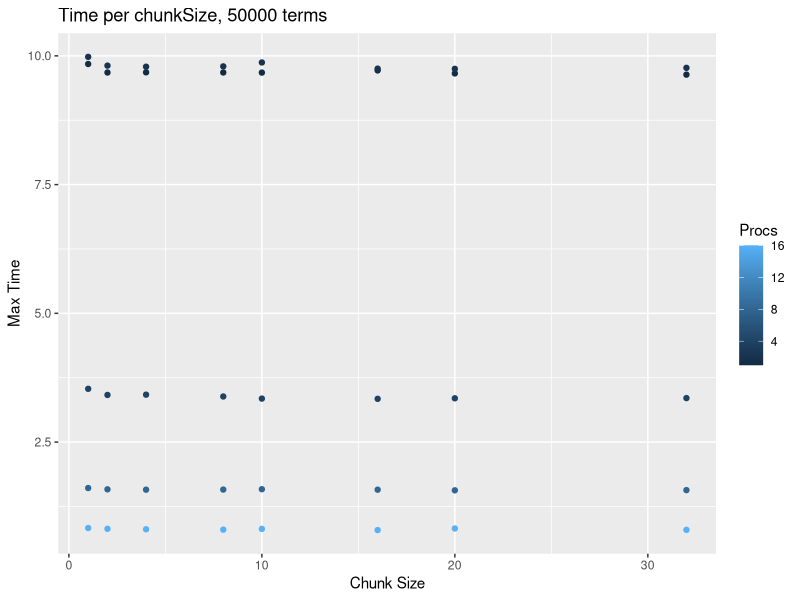
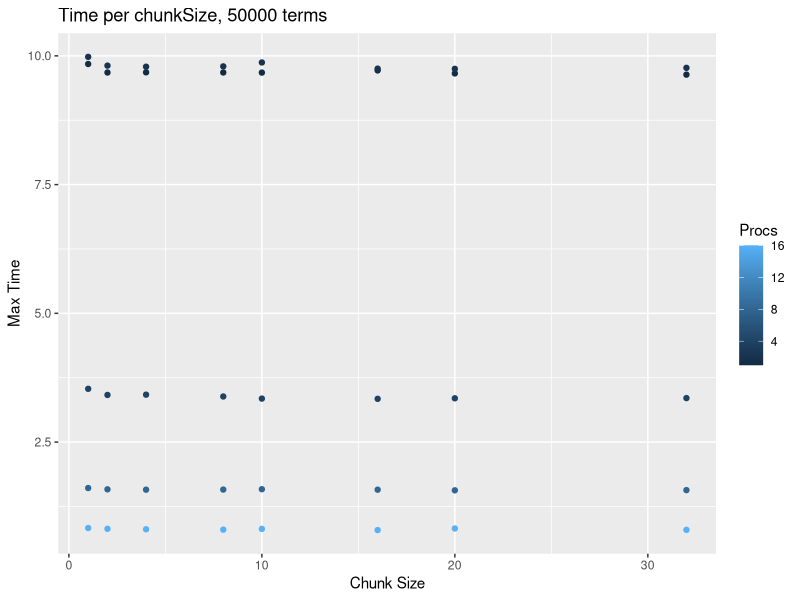

Write the R code that produced these figures, in order.
#Matthew Dupont
#R Exercises Assignment
#2021-03-12

library(tidyverse)

queue.df <- read.csv("results/queue.csv")

queue.df.50k <- queue.df %>% filter(Terms == 50000)
              
plot <- ggplot(queue.df.50k, aes(x=ChunkSize, y=MaxTime)) + 
  geom_point(aes(color=Procs)) + 
  labs(title = "Time per chunkSize, 50000 terms", x="Chunk Size", y="Max Time")

show(plot)
ggsave("images/TimePerChunkSize")
